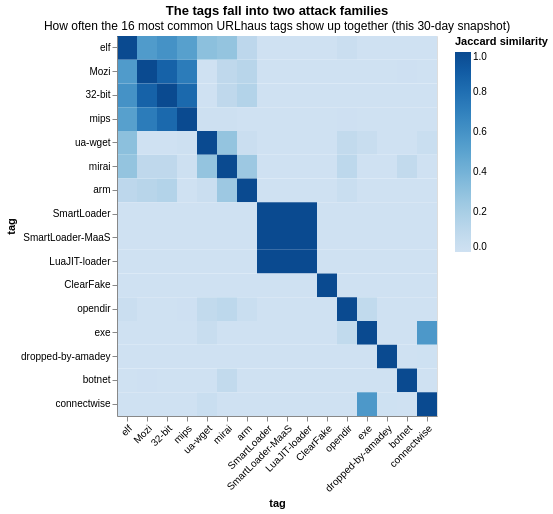

Specify this chart in Vega-Lite:
### Vega-Lite specification from a JSON file in a GitHub repository (floating-point values rounded to 4 significant figures; data arrays with more than 128 entries replaced by an {"elided": "..."} marker saying what was removed)
{"$schema": "https://vega.github.io/schema/vega-lite/v5.json", "title": {"text": "The tags fall into two attack families", "subtitle": "How often the 16 most common URLhaus tags show up together (this 30-day snapshot)"}, "width": "container", "height": 380, "data": {"values": {"elided": "256 records"}}, "mark": {"type": "rect", "tooltip": true}, "encoding": {"x": {"field": "tag_x", "type": "nominal", "sort": ["elf", "Mozi", "32-bit", "mips", "ua-wget", "mirai", "arm", "SmartLoader", "SmartLoader-MaaS", "LuaJIT-loader", "ClearFake", "opendir", "exe", "dropped-by-amadey", "botnet", "connectwise"], "title": "tag", "axis": {"labelAngle": -45}}, "y": {"field": "tag_y", "type": "nominal", "sort": ["elf", "Mozi", "32-bit", "mips", "ua-wget", "mirai", "arm", "SmartLoader", "SmartLoader-MaaS", "LuaJIT-loader", "ClearFake", "opendir", "exe", "dropped-by-amadey", "botnet", "connectwise"], "title": "tag"}, "color": {"field": "jaccard", "type": "quantitative", "title": "Jaccard similarity", "scale": {"scheme": "blues", "domain": [0, 1]}}}}
